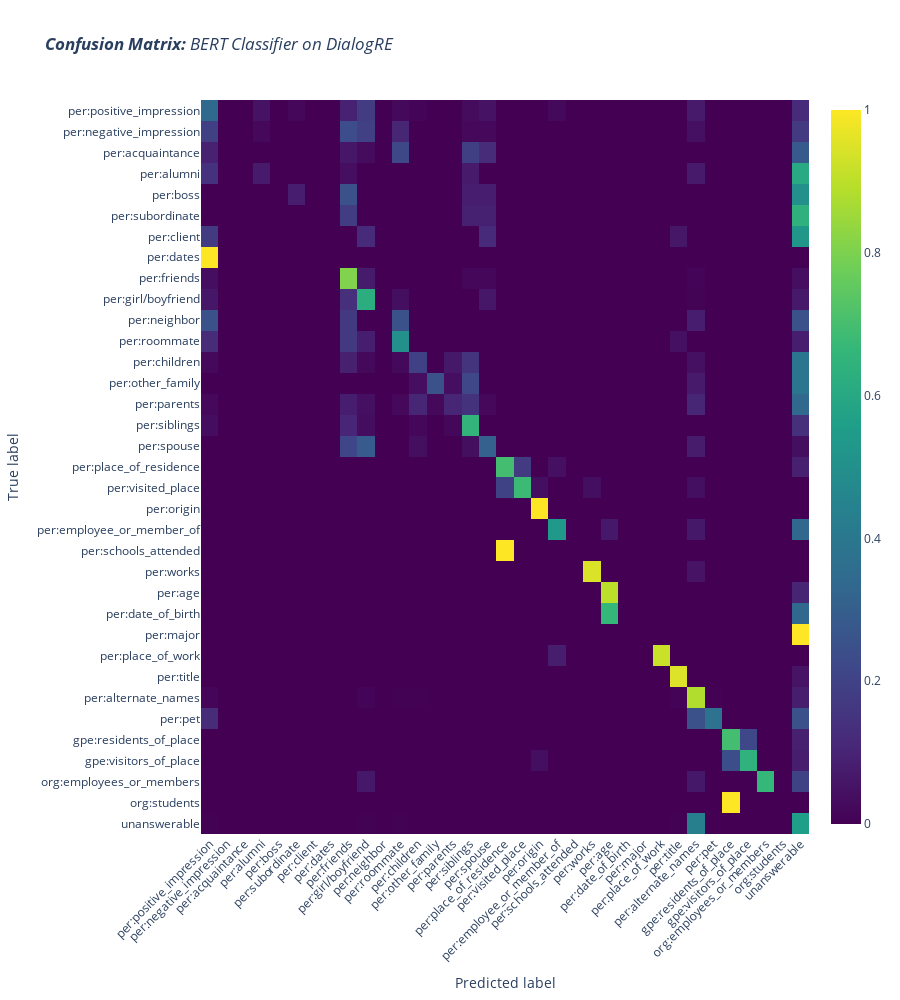

Here is the notebook cell this chart was saved with:
### Code cell
import plotly.graph_objects as go

hovertext = [['True: {}<br>Predicted: {}<br>Predicted Ratio: {:.1f}%'.format(y[i], x[j], 100*item)
              for j, item in enumerate(sublist)] for i, sublist in enumerate(z)]

heatmap = go.Figure(data=go.Heatmap(
    z=z,
    x=x,
    y=y,
    hoverinfo='text',
    text=hovertext,
    colorscale='Viridis'
))

heatmap.update_layout(
    title_text='<i><b>Confusion Matrix:</b> BERT Classifier on DialogRE</i>',
    xaxis = dict(title='Predicted label', tickangle=-45),
    yaxis = dict(title='True label'),
    height=1000,
)
heatmap.show()

### Figure 1 — Plotly figure (JSON) as saved in the notebook; plotly's stock layout.template omitted (floating-point values rounded to 4 significant figures; data arrays with more than 128 entries replaced by an {"elided": "..."} marker saying what was removed)
{"data": [{"colorscale": [[0, "#440154"], [0.1111, "#482878"], [0.2222, "#3e4989"], [0.3333, "#31688e"], [0.4444, "#26828e"], [0.5556, "#1f9e89"], [0.6667, "#35b779"], [0.7778, "#6ece58"], [0.8889, "#b5de2b"], [1, "#fde725"]], "hoverinfo": "text", "text": {"elided": "35x35 str values"}, "type": "heatmap", "x": ["per:positive_impression", "per:negative_impression", "per:acquaintance", "per:alumni", "per:boss", "per:subordinate", "per:client", "per:dates", "per:friends", "per:girl/boyfriend", "per:neighbor", "per:roommate", "per:children", "per:other_family", "per:parents", "per:siblings", "per:spouse", "per:place_of_residence", "per:visited_place", "per:origin", "per:employee_or_member_of", "per:schools_attended", "per:works", "per:age", "per:date_of_birth", "per:major", "per:place_of_work", "per:title", "per:alternate_names", "per:pet", "gpe:residents_of_place", "gpe:visitors_of_place", "org:employees_or_members", "org:students", "unanswerable"], "y": ["unanswerable", "org:students", "org:employees_or_members", "gpe:visitors_of_place", "gpe:residents_of_place", "per:pet", "per:alternate_names", "per:title", "per:place_of_work", "per:major", "per:date_of_birth", "per:age", "per:works", "per:schools_attended", "per:employee_or_member_of", "per:origin", "per:visited_place", "per:place_of_residence", "per:spouse", "per:siblings", "per:parents", "per:other_family", "per:children", "per:roommate", "per:neighbor", "per:girl/boyfriend", "per:friends", "per:dates", "per:client", "per:subordinate", "per:boss", "per:alumni", "per:acquaintance", "per:negative_impression", "per:positive_impression"], "z": {"elided": "35x35 float values"}}], "layout": {"height": 1000, "title": {"text": "<i><b>Confusion Matrix:</b> BERT Classifier on DialogRE</i>"}, "xaxis": {"tickangle": -45, "title": {"text": "Predicted label"}}, "yaxis": {"title": {"text": "True label"}}}}
